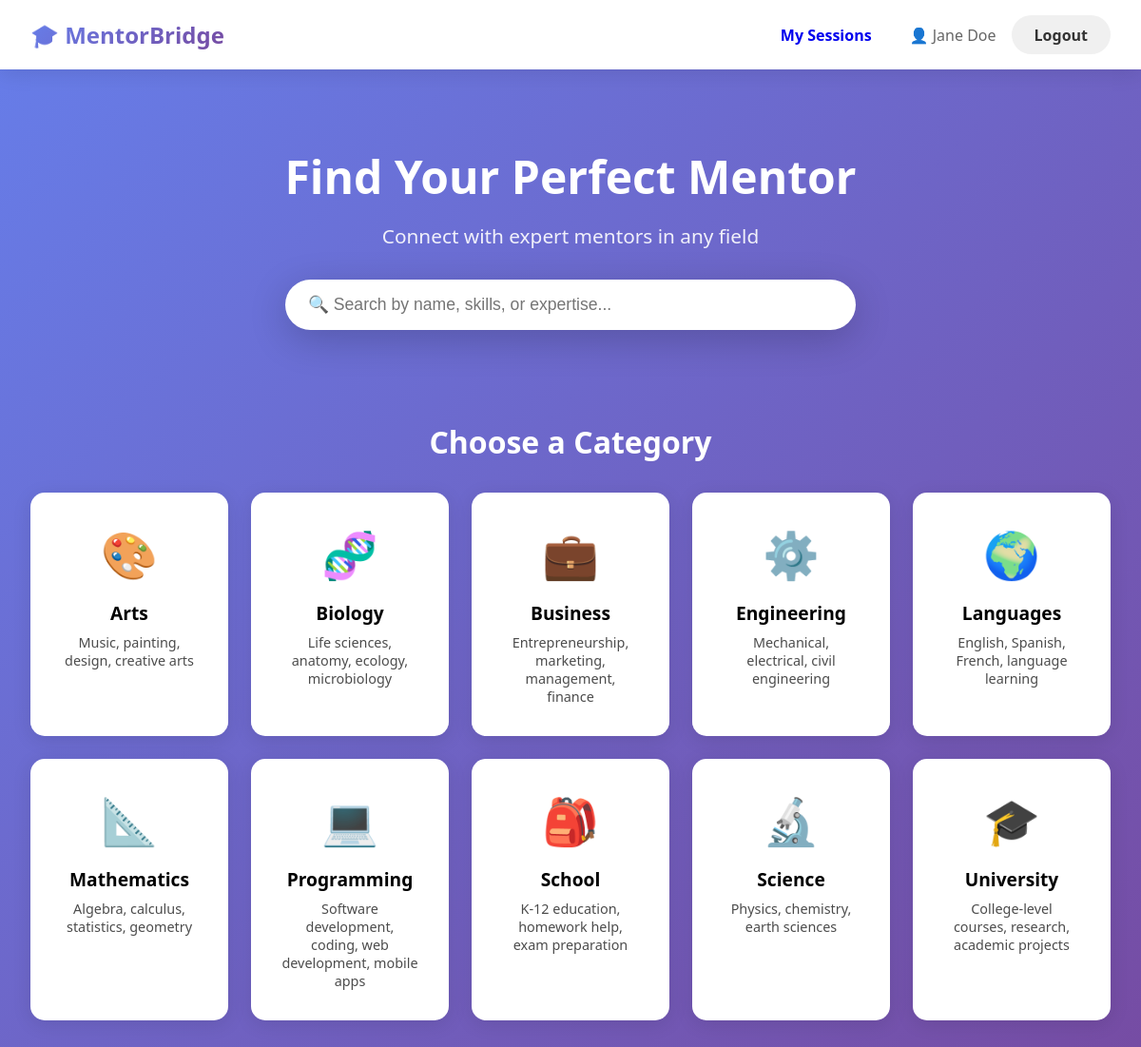
Screenshot of /mentee-dashboard.php (signed in) with the database file from the repository.
### tables this page shows
CREATE TABLE mentee_profiles (
    id INT PRIMARY KEY AUTO_INCREMENT,
    user_id INT UNIQUE NOT NULL,
    full_name VARCHAR(255) NOT NULL,
    interests TEXT,
    profile_image VARCHAR(255),
    created_at TIMESTAMP DEFAULT CURRENT_TIMESTAMP,
    FOREIGN KEY (user_id) REFERENCES users(id) ON DELETE CASCADE,
    INDEX idx_user (user_id)
);

CREATE TABLE categories (
    id INT PRIMARY KEY AUTO_INCREMENT,
    name VARCHAR(100) NOT NULL,
    description TEXT,
    icon VARCHAR(50),
    created_at TIMESTAMP DEFAULT CURRENT_TIMESTAMP,
    INDEX idx_name (name)
);

### config.php (called while the page is built, shortened)
<?php
function getUserId() {
    return $_SESSION['user_id'] ?? null;
}
?>

### mentee-dashboard.php (the view, shortened to what this page needs)
<?php
require_once 'config.php';
$mysqli = getDB();
$user_id = getUserId();
$stmt = $mysqli->prepare("SELECT * FROM mentee_profiles WHERE user_id = ?");
$stmt->bind_param("i", $user_id);
$stmt->execute();
$result = $stmt->get_result();
$mentee_profile = $result->fetch_assoc();
$result = $mysqli->query("SELECT * FROM categories ORDER BY name");
$categories = $result->fetch_all(MYSQLI_ASSOC);
$selected_category = $_GET['category'] ?? null;
$search_query = $_GET['search'] ?? '';
?>
<!DOCTYPE html>
<html lang="en">
<head>
</head>
<body>
    <nav class="nav-bar">
        <div class="logo">🎓 MentorBridge</div>
        <div class="nav-buttons">
            <a href="my-sessions.php" class="btn btn-primary" style="background: linear-gradient(135deg, var(--color-primary), var(--color-primary-dark));">My Sessions</a>
            <span style="color: #666;">👤 <?php echo htmlspecialchars($mentee_profile['full_name']); ?></span>
            <a href="logout.php" class="btn btn-secondary">Logout</a>
        </div>
    </nav>
    <div class="container">
        <div class="hero-section">
            <h1>Find Your Perfect Mentor</h1>
            <p>Connect with expert mentors in any field</p>
            <div class="search-bar">
                <form method="GET" action="">
                    <input type="text"
                           name="search"
                           placeholder="🔍 Search by name, skills, or expertise..."
                           value="<?php echo htmlspecialchars($search_query); ?>">
                </form>
            </div>
        </div>
        <?php if (!$selected_category): ?>
        <div class="categories-section">
            <h2 class="section-title">Choose a Category</h2>
            <div class="categories-grid">
                <?php foreach ($categories as $cat): ?>
                    <a href="?category=<?php echo $cat['id']; ?>" class="category-card">
                        <div class="category-icon"><?php echo $cat['icon']; ?></div>
                        <div class="category-name"><?php echo htmlspecialchars($cat['name']); ?></div>
                        <div class="category-desc"><?php echo htmlspecialchars($cat['description']); ?></div>
                    </a>
                <?php endforeach; ?>
            </div>
        </div>
        <?php endif; ?>
    </div>
</body>
</html>

### mentee-dashboard.php (style rules this page uses)
* { margin: 0; padding: 0; box-sizing: border-box; }
body { font-family: 'Segoe UI', Tahoma, Geneva, Verdana, sans-serif; background: linear-gradient(135deg, #667eea 0%, #764ba2 100%); min-height: 100vh; }
.nav-bar { background: white; padding: 1rem 2rem; display: flex; justify-content: space-between; align-items: center; box-shadow: 0 4px 20px rgba(0,0,0,0.1); }
.logo { font-size: 1.5rem; font-weight: bold; background: linear-gradient(135deg, #667eea, #764ba2); -webkit-background-clip: text; -webkit-text-fill-color: transparent; }
.nav-buttons { display: flex; gap: 1rem; align-items: center; }
.btn { padding: 0.6rem 1.5rem; border: none; border-radius: 25px; cursor: pointer; font-weight: 600; text-decoration: none; display: inline-block; transition: all 0.3s ease; }
.btn-secondary { background: #f0f0f0; color: #333; }
.container { max-width: 1400px; margin: 0 auto; padding: 2rem; }
.hero-section { text-align: center; color: white; padding: 3rem 0; }
.hero-section h1 { font-size: 3rem; margin-bottom: 1rem; }
.hero-section p { font-size: 1.3rem; opacity: 0.9; margin-bottom: 2rem; }
.search-bar { max-width: 600px; margin: 0 auto 3rem; position: relative; }
.search-bar input { width: 100%; padding: 1rem 1.5rem; border: none; border-radius: 50px; font-size: 1.1rem; box-shadow: 0 10px 40px rgba(0,0,0,0.2); }
.categories-section { margin-bottom: 3rem; }
.section-title { text-align: center; color: white; font-size: 2rem; margin-bottom: 2rem; }
.categories-grid { display: grid; grid-template-columns: repeat(auto-fit, minmax(200px, 1fr)); gap: 1.5rem; }
.category-card { background: white; padding: 2rem; border-radius: 15px; text-align: center; cursor: pointer; transition: all 0.3s ease; text-decoration: none; color: inherit; box-shadow: 0 4px 20px rgba(0,0,0,0.1); }
.category-icon { font-size: 3rem; margin-bottom: 1rem; }
.category-name { font-size: 1.2rem; font-weight: 600; margin-bottom: 0.5rem; }
.category-desc { font-size: 0.9rem; opacity: 0.7; }

### rows the page displays
mentee_profiles: full_name "Jane Doe"
categories: icon "🎨", name "Arts", description "Music, painting, design, creative arts"
categories: icon "🧬", name "Biology", description "Life sciences, anatomy, ecology, microbiology"
categories: icon "💼", name "Business", description "Entrepreneurship, marketing, management, finance"
categories: icon "⚙️", name "Engineering", description "Mechanical, electrical, civil engineering"
categories: icon "🌍", name "Languages", description "English, Spanish, French, language learning"
categories: icon "📐", name "Mathematics", description "Algebra, calculus, statistics, geometry"
categories: icon "💻", name "Programming", description "Software development, coding, web development, mobile apps"
categories: icon "🎒", name "School", description "K-12 education, homework help, exam preparation"
categories: icon "🔬", name "Science", description "Physics, chemistry, earth sciences"
categories: icon "🎓", name "University", description "College-level courses, research, academic projects"
